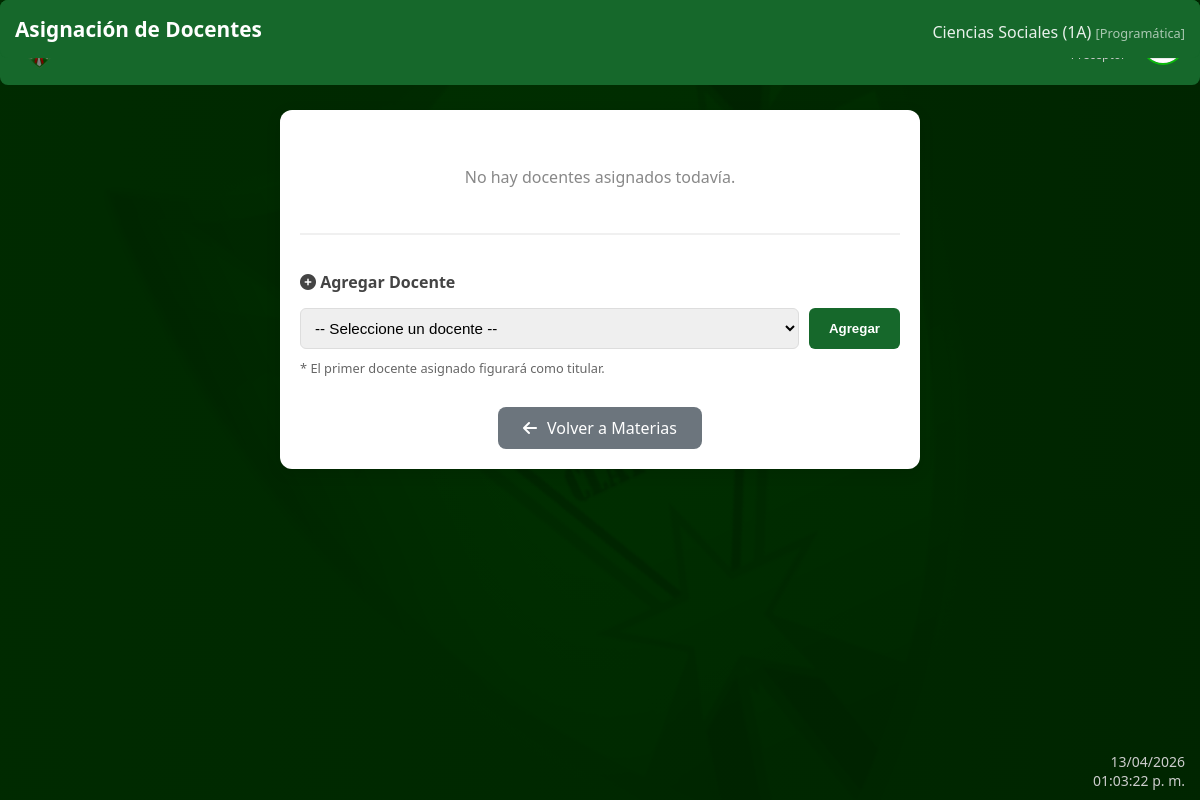
The app's page /docente_materia.php?id_cm=179 (signed in) with its own data.
### tables this page shows
CREATE TABLE `cursos` (
  `id_curso` int(11) NOT NULL,
  `nombre_curso` varchar(10) NOT NULL,
  `id_preceptor` int(11) DEFAULT NULL,
  `asiento_fijo` tinyint(1) DEFAULT '0'
);

CREATE TABLE `materias` (
  `id_materia` int(11) NOT NULL,
  `nombre_materia` varchar(100) NOT NULL,
  `tipo` enum('Programática','Extraprogramática') NOT NULL DEFAULT 'Programática' COMMENT 'Indica si la materia es Programática o Extraprogramática'
);

### docente_materia.php (the view, shortened to what this page needs)
<?php
require_once "conexion.php";
$id_cm = isset($_GET['id_cm']) ? intval($_GET['id_cm']) : 0;
$info = $conexion->query("
    SELECT c.nombre_curso, m.nombre_materia, m.tipo
    FROM curso_materia cm
    INNER JOIN cursos c ON cm.id_curso = c.id_curso
    INNER JOIN materias m ON cm.id_materia = m.id_materia
    WHERE cm.id_curso_materia = $id_cm
")->fetch_assoc();
$asignados = $conexion->query("
    SELECT d.id_docente, u.nombre, u.apellido
    FROM docente_materia dm
    INNER JOIN docentes d ON dm.id_docente = d.id_docente
    INNER JOIN usuarios u ON d.id_usuario = u.id_usuario
    WHERE dm.id_curso_materia = $id_cm
    ORDER BY dm.id_docente_materia ASC
")->fetch_all(MYSQLI_ASSOC);
?>
<!DOCTYPE html>
<html lang="es">
<head>
    <link rel="stylesheet" href="https://cdnjs.cloudflare.com/ajax/libs/font-awesome/6.5.0/css/all.min.css">
    <link rel="stylesheet" href="estilos.css">
</head>
<body>
    <?php include "navbar.php"; ?>
    <div class="container" style="color: #000;">
        <div class="header">
            <h2>Asignación de Docentes</h2>
            <p><?php echo htmlspecialchars($info['nombre_materia']); ?> (<?php echo htmlspecialchars($info['nombre_curso']); ?>) <span style="font-size: 0.8rem; opacity: 0.7;">[<?php echo htmlspecialchars($info['tipo'] ?: 'Programática'); ?>]</span></p>
        </div>
        <div id="lista-docentes">
            <?php if (empty($asignados)): ?>
                <p style="text-align:center; color:#888; padding:20px;">No hay docentes asignados todavía.</p>
            <?php endif; ?>
        </div>
        <div class="add-section">
            <h3><i class="fa fa-plus-circle"></i> Agregar Docente</h3>
            <div class="select-group">
                <select id="select-docente">
                    <option value="">-- Seleccione un docente --</option>
                </select>
                <button class="btn-add" onclick="agregarDocente()">Agregar</button>
            </div>
            <p style="font-size:0.8rem; color:#666; margin-top:10px;">* El primer docente asignado figurará como titular.</p>
        </div>
        <div class="footer-actions">
            <a href="materias.php" class="btn-back"><i class="fa fa-arrow-left"></i> Volver a Materias</a>
        </div>
    </div>
</body>
</html>

### estilos.css (style rules this page uses)
body { font-family:Segoe UI,Tahoma,sans-serif; margin:0; padding-top:80px; background:linear-gradient(to right,lab(10% -52.37 35.81),lab(10% -32.37 35.81)); color:#ffffff; }
.header { display:flex; justify-content:space-between; align-items:center; padding:10px 20px; background:linear-gradient(to bottom, rgba(0,0,0,0.8) 20%, rgba(255,255,255,0) 100%); backdrop-filter: blur(5px); -webkit-backdrop-filter: blur(5px); position:fixed; top:0; left:0; right:0; z-index:1000; }
a { text-decoration:none;color:inherit; }
body::before { content: ""; position: fixed; inset: 0; background: url("fotos/logo.png") no-repeat center center; background-size: contain; opacity: 0.12; transform: rotate(-25deg) scale(1.4); transform-origin: center; z-index: -1; mix-blend-mode: overlay; pointer-events: none; margin-left:120px; margin-top:80px; }

### docente_materia.php (style rules this page uses)
.container { max-width: 600px; margin: 30px auto; padding: 20px; background: #fff; border-radius: 12px; box-shadow: 0 4px 15px rgba(0,0,0,0.1); }
.header { background: #16682b; color: #fff; padding: 15px; border-radius: 8px; margin-bottom: 20px; text-align: center; }
.header h2 { margin: 0; font-size: 1.3rem; }
.header p { margin: 5px 0 0; opacity: 0.9; }
.add-section { margin-top: 25px; padding-top: 20px; border-top: 2px solid #f0f0f0; }
.add-section h3 { font-size: 1rem; margin-bottom: 15px; color: #444; }
.select-group { display: flex; gap: 10px; }
select { flex: 1; padding: 10px; border-radius: 6px; border: 1px solid #ddd; font-size: 0.95rem; }
.btn-add { background: #16682b; color: #fff; padding: 0 20px; border-radius: 6px; border: none; cursor: pointer; font-weight: bold; }
.footer-actions { margin-top: 30px; display: flex; justify-content: center; }
.btn-back { background: #6c757d; color: #fff; padding: 10px 25px; border-radius: 8px; text-decoration: none; display: inline-flex; align-items: center; gap: 10px; }

### records on screen
cursos: materias.nombre_materia "Ciencias Sociales", nombre_curso "1A", materias.tipo "Programática"
